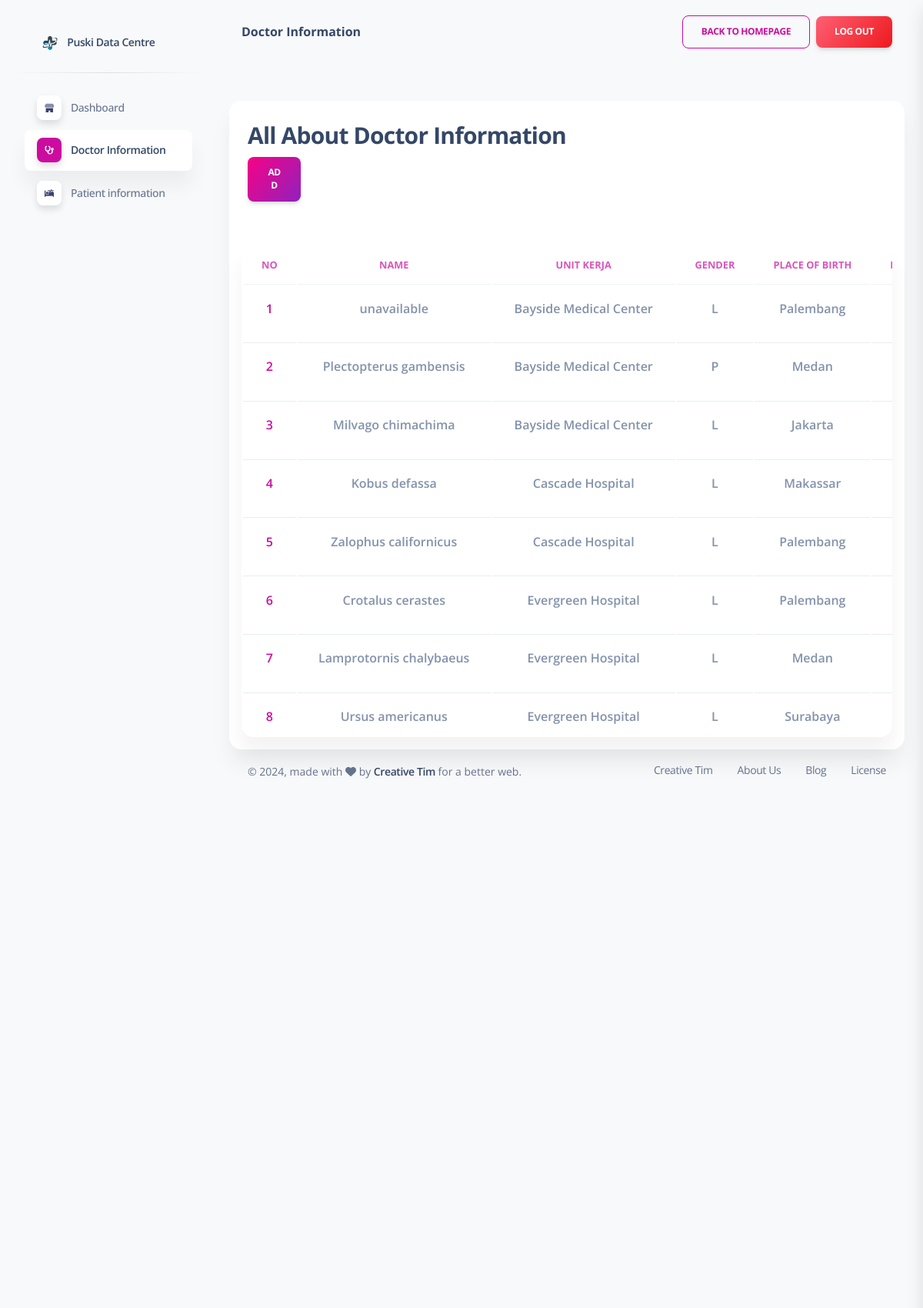
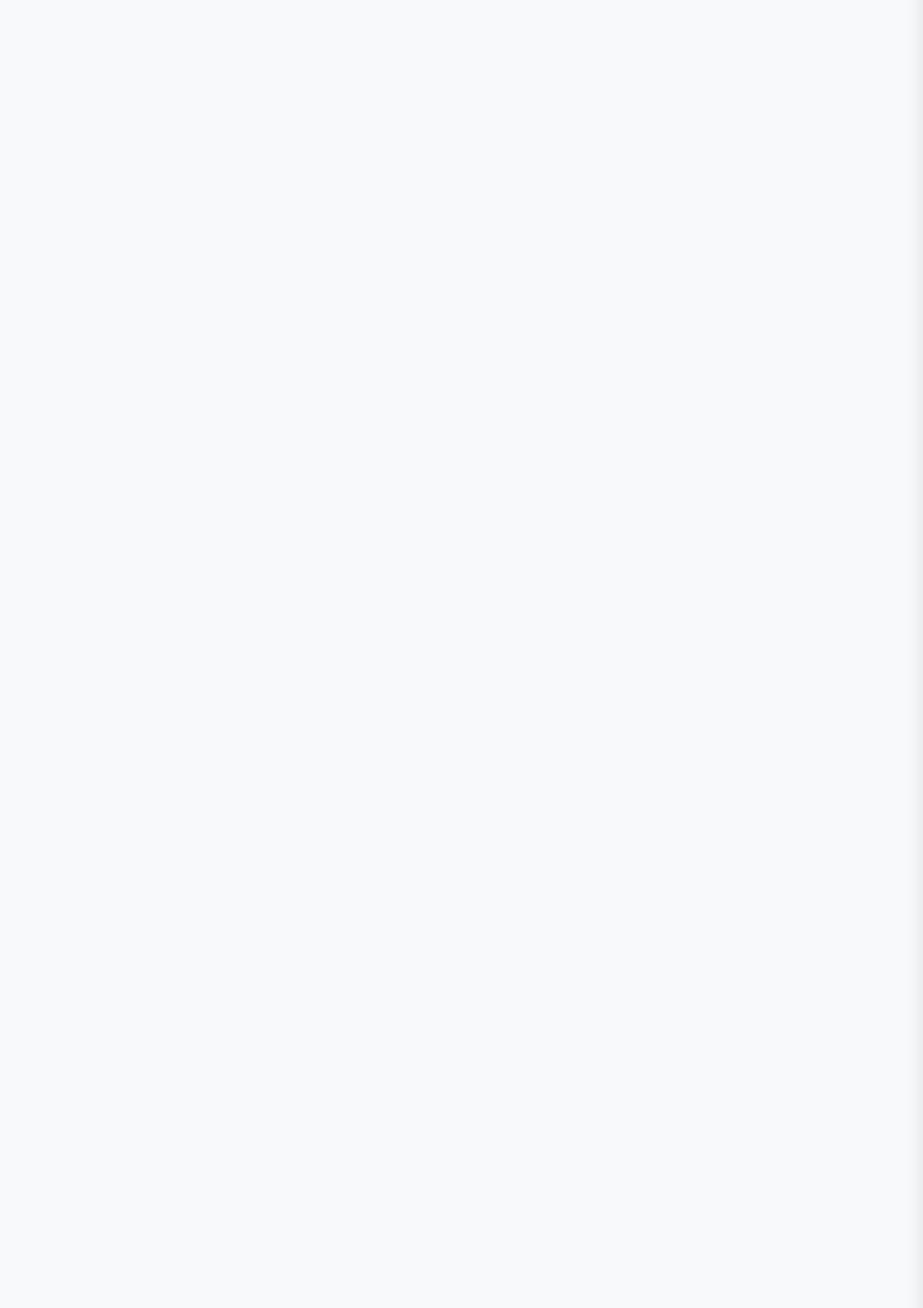
Page /doctor-information.php (upper part) on the committed database (2 pictures, top to bottom).
### tables this page shows
CREATE TABLE paramedik (
	id INT auto_increment NOT NULL,
	nama varchar(45) NOT NULL,
	gender CHAR NOT NULL,
	tmp_lahir varchar(30) NOT NULL,
	tgl_lahir DATE NOT NULL,
	kategori ENUM('Cardiologist', 'Dermatologist', 'Pediatrician', 'Neurologist', 'Oncologist', 'Orthopedic Surgeon', 'Psychiatrist', 'Gastroenterologist', 'Ophthalmologist', 'Endocrinologist') NOT NULL,
	telpon VARCHAR(20) NOT NULL,
	alamat varchar(100) NOT NULL,
	unit_kerja_id INT NULL,
	CONSTRAINT paramedik_pk PRIMARY KEY (id)
);

CREATE TABLE unit_kerja (
	id INT auto_increment NOT NULL,
	nama varchar(45) NOT NULL UNIQUE,
	CONSTRAINT unit_kerja_pk PRIMARY KEY (id)
);

### doctor-information.php (the view, shortened to what this page needs)
<?php
  require_once('database/dbkoneksi.php');
  $sql = "SELECT paramedik.id AS id, paramedik.nama AS paramedik, gender, tmp_lahir, tgl_lahir, kategori, telpon, alamat, unit_kerja.nama AS unit_kerja FROM paramedik JOIN unit_kerja ON unit_kerja.id  = paramedik.unit_kerja_id";
  $doctors = $dbh->query($sql);
?>
<!DOCTYPE html>
<html lang="en">
<head>
  <link href="src/assets/css/nucleo-icons.css" rel="stylesheet" />
  <link href="src/assets/css/nucleo-svg.css" rel="stylesheet" />
  <link href="src/assets/css/nucleo-svg.css" rel="stylesheet" />
  <link id="pagestyle" href="src/assets/css/soft-ui-dashboard.css?v=1.0.7" rel="stylesheet" />
</head>
<body class="g-sidenav-show  bg-gray-100">
  <aside class="sidenav navbar navbar-vertical navbar-expand-xs border-0 border-radius-xl my-3 fixed-start ms-3 " id="sidenav-main">
    <div class="sidenav-header">
      <a class="navbar-brand m-0" href="dashboard.php">
        <img src="src/assets/img/clinic's logo.png" alt="">
        <span class="ms-1 font-weight-bold">Puski Data Centre</span>
      </a>
    </div>
    <hr class="horizontal dark mt-0">
    <div class="collapse navbar-collapse  w-auto " id="sidenav-collapse-main">
      <ul class="navbar-nav">
        <li class="nav-item">
          <a class="nav-link" href="dashboard.php">
            <div class="icon icon-shape icon-sm shadow border-radius-md bg-white text-center me-2 d-flex align-items-center justify-content-center">
            </div>
            <span class="nav-link-text ms-1">Dashboard</span>
          </a>
        </li>
        <li class="nav-item">
          <a class="nav-link active" href="doctor-information.php">
            <div class="icon icon-shape icon-sm shadow border-radius-md bg-white text-center me-2 d-flex align-items-center justify-content-center">
            </div>
            <span class="nav-link-text ms-1">Doctor Information</span>
          </a>
        </li>
        <li class="nav-item">
          <a class="nav-link  " href="patient-information.php">
            <div class="icon icon-shape icon-sm shadow border-radius-md bg-white text-center me-2 d-flex align-items-center justify-content-center">
            </div>
            <span class="nav-link-text ms-1">Patient information</span>
          </a>
        </li>
      </ul>
    </div>
  </aside>
  <main class="main-content position-relative max-height-vh-100 h-100 border-radius-lg ">
    <nav class="navbar navbar-main navbar-expand-lg px-0 mx-4 shadow-none border-radius-xl" id="navbarBlur" navbar-scroll="true">
      <div class="container-fluid py-1 px-3">
        <nav aria-label="breadcrumb">
          <h6 class="font-weight-bolder mb-0">Doctor Information</h6>
        </nav>
        <div class="collapse navbar-collapse mt-sm-0 mt-2 me-md-0 me-sm-4" id="navbar">
          <ul class="navbar-nav justify-content-end ms-auto gap-2">
            <li class="nav-item d-flex align-items-center">
              <a href="index.php" class="nav-link text-body font-weight-bold px-0">
                <button type="button" class="btn btn-outline-primary my-auto">Back to HomePage</button>
              </a>
            </li>
            <li class="nav-item d-flex align-items-center">
              <a href="database/proses_login.php?proses=logout" class="nav-link text-body font-weight-bold px-0">
                <button type="button" class="btn bg-gradient-danger my-auto">Log Out</button>
              </a>
            </li>
          </ul>
        </div>
      </div>
    </nav>
    <div class="container-fluid py-4">
      <div class="row mt-4">
        <div class="col-lg-12 mb-lg-0 mb-4">
          <div class="card z-index-2">
            <div class="card-header">
              <h3>All About Doctor Information</h3>
              <button type="button" class="col-1 btn bg-gradient-primary" data-bs-toggle="modal" data-bs-target="#modal">Add</button>
            </div>
            <div class="card-body p-3">
              <div class="card">
                <div class="table-responsive" style="height: 40rem;">
                  <table class="table align-items-center mb-0 text-center">
                    <thead>
                      <tr>
                        <th class="text-uppercase text-primary font-weight-bolder opacity-7" style="font-size: 0.8rem;">No</th>
                        <th class="text-uppercase text-primary font-weight-bolder opacity-7" style="font-size: 0.8rem;">Name</th>
                        <th class="text-uppercase text-primary font-weight-bolder opacity-7" style="font-size: 0.8rem;">Unit Kerja</th>
                        <th class="text-uppercase text-primary font-weight-bolder opacity-7" style="font-size: 0.8rem;">Gender</th>
                        <th class="text-uppercase text-primary font-weight-bolder opacity-7" style="font-size: 0.8rem;">Place of Birth</th>
                        <th class="text-uppercase text-primary font-weight-bolder opacity-7" style="font-size: 0.8rem;">Date of Birth</th>
                      </tr>
                    </thead>
                    <tbody>
                      <?php $i = 1 ?>
                      <?php while($row = $doctors->fetch()): ?>
                      <tr>
                        <td class="text-center">
                          <p class="text-primary font-weight-bold"><?= $i++ ?></p>
                        </td>
                        <td>
                          <p class="text-secondary font-weight-bold"><?= $row['paramedik'] ?></p>
                        </td>
                        <td>
                          <p class="text-secondary font-weight-bold"><?= $row['unit_kerja'] ?></p>
                        </td>
                        <td>
                          <p class="text-secondary font-weight-bold"><?= $row['gender'] ?></p>
                        </td>
                        <td>
                          <p class="text-secondary font-weight-bold"><?= $row['tmp_lahir'] ?></p>
                        </td>
                        <td>
                          <p class="text-secondary font-weight-bold"><?= $row['tgl_lahir'] ?></p>
                        </td>
                      </tr>
                      <?php endwhile; ?>
                    </tbody>
                  </table>
                </div>
              </div>
            </div>
          </div>
        </div>
      </div>
      <footer class="footer pt-3  ">
        <div class="container-fluid">
          <div class="row align-items-center justify-content-lg-between">
            <div class="col-lg-6 mb-lg-0 mb-4">
              <div class="copyright text-center text-sm text-muted text-lg-start">
                made with <i class="fa fa-heart"></i> by
                <a href="https://www.creative-tim.com" class="font-weight-bold" target="_blank">Creative Tim</a>
              </div>
            </div>
            <div class="col-lg-6">
              <ul class="nav nav-footer justify-content-center justify-content-lg-end">
                <li class="nav-item">
                  <a href="https://www.creative-tim.com" class="nav-link text-muted" target="_blank">Creative Tim</a>
                </li>
                <li class="nav-item">
                  <a href="https://www.creative-tim.com/presentation" class="nav-link text-muted" target="_blank">About Us</a>
                </li>
                <li class="nav-item">
                  <a href="https://www.creative-tim.com/blog" class="nav-link text-muted" target="_blank">Blog</a>
                </li>
                <li class="nav-item">
                  <a href="https://www.creative-tim.com/license" class="nav-link pe-0 text-muted" target="_blank">License</a>
                </li>
              </ul>
            </div>
          </div>
        </div>
      </footer>
    </div>
  </main>
</body>
</html>

### rows in the picture
paramedik: nama "unavailable", unit_kerja.nama "Bayside Medical Center", gender "L", tmp_lahir "Palembang"
paramedik: nama "Plectopterus gambensis", unit_kerja.nama "Bayside Medical Center", gender "P", tmp_lahir "Medan"
paramedik: nama "Milvago chimachima", unit_kerja.nama "Bayside Medical Center", gender "L", tmp_lahir "Jakarta"
paramedik: nama "Kobus defassa", unit_kerja.nama "Cascade Hospital", gender "L", tmp_lahir "Makassar"
paramedik: nama "Zalophus californicus", unit_kerja.nama "Cascade Hospital", gender "L", tmp_lahir "Palembang"
paramedik: nama "Crotalus cerastes", unit_kerja.nama "Evergreen Hospital", gender "L", tmp_lahir "Palembang"
paramedik: nama "Lamprotornis chalybaeus", unit_kerja.nama "Evergreen Hospital", gender "L", tmp_lahir "Medan"
paramedik: nama "Ursus americanus", unit_kerja.nama "Evergreen Hospital", gender "L", tmp_lahir "Surabaya"
